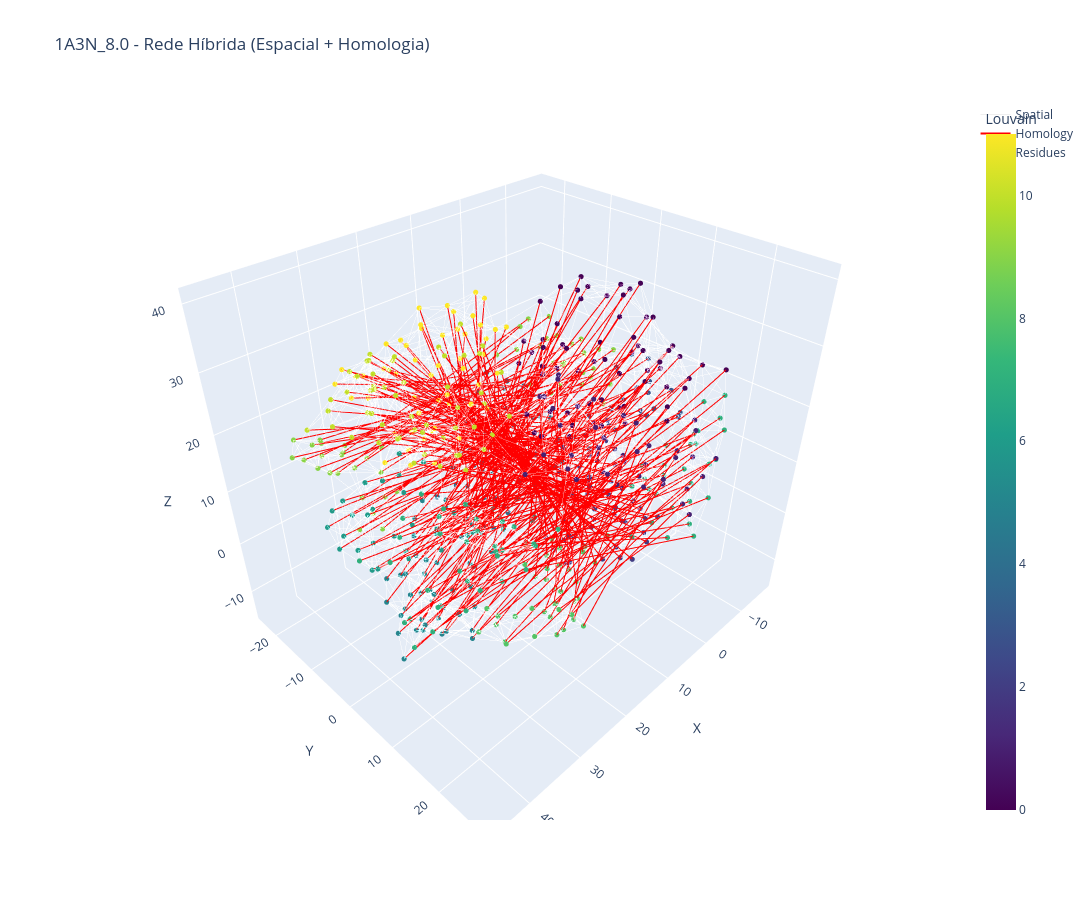

Notebook code for this chart:
### Code cell
import plotly.graph_objects as go

# ==========================================================
# Coordenadas dos nós
# ==========================================================

node_x = []
node_y = []
node_z = []

node_color = []

for node in G.nodes():

    node_x.append(
        G.nodes[node]["x"]
    )

    node_y.append(
        G.nodes[node]["y"]
    )

    node_z.append(
        G.nodes[node]["z"]
    )

    node_color.append(
        louvain_membership[node]
    )

# ==========================================================
# Apenas arestas espaciais
# ==========================================================

spatial_x = []
spatial_y = []
spatial_z = []

for u, v, data in G.edges(data=True):

    if data["edge_type"] not in [
        "spatial",
        "mixed"
    ]:
        continue

    spatial_x.extend([
        G.nodes[u]["x"],
        G.nodes[v]["x"],
        None
    ])

    spatial_y.extend([
        G.nodes[u]["y"],
        G.nodes[v]["y"],
        None
    ])

    spatial_z.extend([
        G.nodes[u]["z"],
        G.nodes[v]["z"],
        None
    ])

spatial_trace = go.Scatter3d(
    x=spatial_x,
    y=spatial_y,
    z=spatial_z,
    mode="lines",
    name="Spatial",
    line=dict(
        width=1,
        color="rgba(150,150,150,0.15)"
    ),
    hoverinfo="none"
)

# ==========================================================
# Apenas arestas de homologia
# ==========================================================

homology_x = []
homology_y = []
homology_z = []

for u, v, data in G.edges(data=True):

    if data["edge_type"] not in [
        "homology",
        "mixed"
    ]:
        continue

    homology_x.extend([
        G.nodes[u]["x"],
        G.nodes[v]["x"],
        None
    ])

    homology_y.extend([
        G.nodes[u]["y"],
        G.nodes[v]["y"],
        None
    ])

    homology_z.extend([
        G.nodes[u]["z"],
        G.nodes[v]["z"],
        None
    ])

homology_trace = go.Scatter3d(
    x=homology_x,
    y=homology_y,
    z=homology_z,
    mode="lines",
    name="Homology",
    line=dict(
        width=2,
        color="red"
    ),
    hoverinfo="none"
)

# ==========================================================
# Nós coloridos por comunidade Louvain
# ==========================================================

node_trace = go.Scatter3d(
    x=node_x,
    y=node_y,
    z=node_z,
    mode="markers",
    name="Residues",

    marker=dict(
        size=3,

        color=node_color,

        colorscale="Viridis",

        showscale=True,

        colorbar=dict(
            title="Louvain"
        )
    ),

    text=[
        f"{node}<br>"
        f"Chain={G.nodes[node]['chain']}<br>"
        f"Resid={G.nodes[node]['resid']}"
        for node in G.nodes()
    ],

    hoverinfo="text"
)

# ==========================================================
# Figura
# ==========================================================

fig = go.Figure(
    data=[
        spatial_trace,
        homology_trace,
        node_trace
    ]
)

fig.update_layout(

    title=(nome_proteina+"_"+str(cutoff)+" - Rede Híbrida (Espacial + Homologia)"),

    width=1200,
    height=900,

    scene=dict(

        xaxis_title="X",
        yaxis_title="Y",
        zaxis_title="Z",

        aspectmode="data"
    ),

    showlegend=True
)

fig.show()

### Figure 1 — Plotly figure (JSON) as saved in the notebook; plotly's stock layout.template omitted (floating-point values rounded to 4 significant figures; data arrays with more than 128 entries replaced by an {"elided": "..."} marker saying what was removed)
{"data": [{"hoverinfo": "none", "line": {"color": "rgba(150,150,150,0.15)", "width": 1}, "mode": "lines", "name": "Spatial", "type": "scatter3d", "x": {"elided": "8484 float values"}, "y": {"elided": "8484 float values"}, "z": {"elided": "8484 float values"}}, {"hoverinfo": "none", "line": {"color": "red", "width": 2}, "mode": "lines", "name": "Homology", "type": "scatter3d", "x": {"elided": "858 float values"}, "y": {"elided": "858 float values"}, "z": {"elided": "858 float values"}}, {"hoverinfo": "text", "marker": {"color": {"elided": "572 int values"}, "colorbar": {"title": {"text": "Louvain"}}, "colorscale": [[0, "#440154"], [0.1111, "#482878"], [0.2222, "#3e4989"], [0.3333, "#31688e"], [0.4444, "#26828e"], [0.5556, "#1f9e89"], [0.6667, "#35b779"], [0.7778, "#6ece58"], [0.8889, "#b5de2b"], [1, "#fde725"]], "showscale": true, "size": 3}, "mode": "markers", "name": "Residues", "text": {"elided": "572 str values"}, "type": "scatter3d", "x": {"elided": "572 float values"}, "y": {"elided": "572 float values"}, "z": {"elided": "572 float values"}}], "layout": {"height": 900, "scene": {"aspectmode": "data", "xaxis": {"title": {"text": "X"}}, "yaxis": {"title": {"text": "Y"}}, "zaxis": {"title": {"text": "Z"}}}, "showlegend": true, "title": {"text": "1A3N_8.0 - Rede Híbrida (Espacial + Homologia)"}, "width": 1200}}
